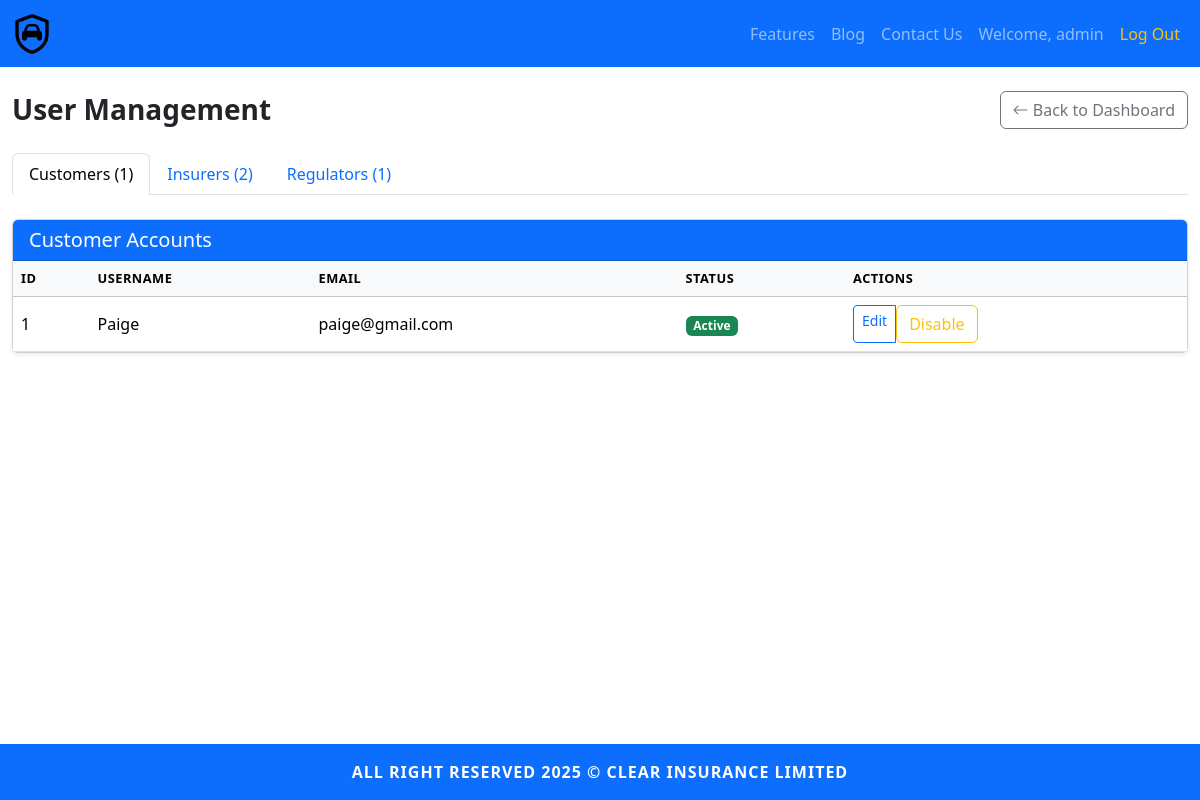
/admin/user-management (signed in), run on an earlier commit of the app's database.
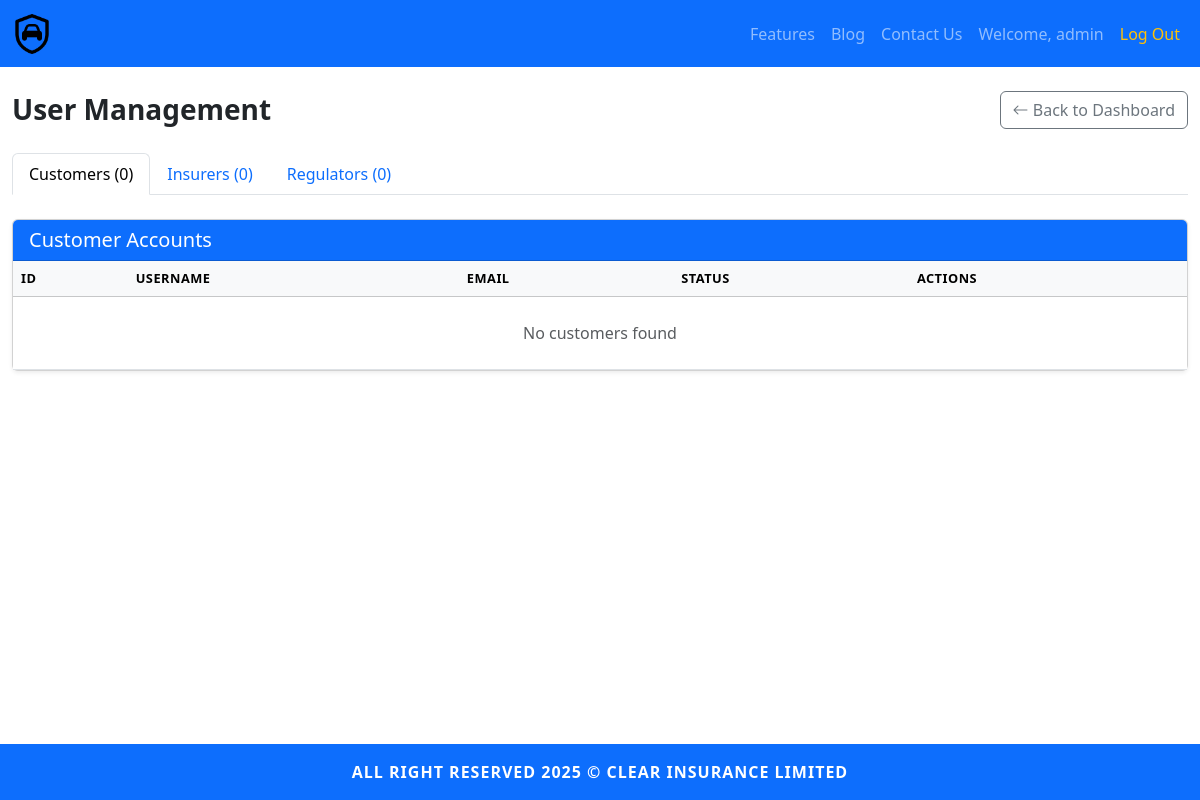
And on a later commit of the database.
### models.py (models this page shows, shortened)
class Customer(UserMixin, db.Model):
	id = db.Column(db.Integer, primary_key=True)
	username = db.Column(db.String(150), unique=True, nullable=False)
	email = db.Column(db.String(150), unique=True, nullable=False)
	password = db.Column(db.String(256), nullable=False)
	is_active = db.Column(db.Boolean, default=True, nullable=False)

### app.py (the view)
@app.route('/admin/user-management')
@login_required
@admin_required
def user_management():
	customers = Customer.query.all()
	insurers = Insurer.query.all()
	regulators = Regulator.query.all()
	return render_template('admin/usermanagement.html', customers=customers, insurers=insurers, regulators=regulators)

### app.py (called while the page is built)
@login_manager.user_loader
def load_user(user_id):
	if '_' not in user_id:
		return None
	user_type, user_pk = user_id.split('_', 1)
	model_map = {
		'admin': Admin,
		'customer': Customer,
		'insurer': Insurer,
		'regulator': Regulator
	}
	model = model_map.get(user_type)
	if model:
		return model.query.get(int(user_pk))
	return None

### templates/admin/usermanagement.html (shortened to what this page needs)
{% extends 'base.html' %}
{% block content %}
<div class="container-fluid py-4">
	<div class="d-flex justify-content-between align-items-center mb-4">
		<h3 class="fw-bold mb-0">User Management</h3>
		<a href="{{ url_for('admin_dashboard') }}" class="btn btn-outline-secondary">
			<i class="bi bi-arrow-left"></i> Back to Dashboard
		</a>
	</div>
	<ul class="nav nav-tabs mb-4" id="userTabs" role="tablist">
		<li class="nav-item" role="presentation">
			<button class="nav-link active" id="customers-tab" data-bs-toggle="tab" data-bs-target="#customers" type="button" role="tab">
				Customers ({{ customers|length }})
			</button>
		</li>
		<li class="nav-item" role="presentation">
			<button class="nav-link" id="insurers-tab" data-bs-toggle="tab" data-bs-target="#insurers" type="button" role="tab">
				Insurers ({{ insurers|length }})
			</button>
		</li>
		<li class="nav-item" role="presentation">
			<button class="nav-link" id="regulators-tab" data-bs-toggle="tab" data-bs-target="#regulators" type="button" role="tab">
				Regulators ({{ regulators|length }})
			</button>
		</li>
	</ul>
	<div class="tab-content" id="userTabsContent">
		<div class="tab-pane fade show active" id="customers" role="tabpanel">
			<div class="card shadow-sm">
				<div class="card-header bg-primary text-white">
					<h5 class="mb-0">Customer Accounts</h5>
				</div>
				<div class="card-body p-0">
					<div class="table-responsive">
						<table class="table table-hover mb-0 align-middle">
							<thead class="table-light">
								<tr>
									<th>ID</th>
									<th>Username</th>
									<th>Email</th>
									<th>Status</th>
									<th>Actions</th>
								</tr>
							</thead>
							<tbody>
								{% for customer in customers %}
								<tr>
									<td>{{ customer.id }}</td>
									<td>{{ customer.username }}</td>
									<td>{{ customer.email }}</td>
									<td>
										{% if customer.is_active %}
										<span class="badge bg-success">Active</span>
										{% else %}
										<span class="badge bg-danger">Disabled</span>
										{% endif %}
									</td>
									<td>
										<div class="btn-group btn-group-sm" role="group">
											<a href="{{ url_for('edit_user', user_type='customer', user_id=customer.id) }}" class="btn btn-outline-primary">Edit</a>
											{% if customer.is_active %}
											<form method="POST" action="{{ url_for('toggle_user_status', user_type='customer', user_id=customer.id) }}" style="display:inline;">
												<button type="submit" class="btn btn-outline-warning">Disable</button>
											</form>
											{% else %}
											<form method="POST" action="{{ url_for('toggle_user_status', user_type='customer', user_id=customer.id) }}" style="display:inline;">
												<button type="submit" class="btn btn-outline-success">Enable</button>
											</form>
											{% endif %}
										</div>
									</td>
								</tr>
								{% else %}
								<tr>
									<td colspan="5" class="text-center text-muted py-4">No customers found</td>
								</tr>
								{% endfor %}
							</tbody>
						</table>
					</div>
				</div>
			</div>
		</div>
	</div>
</div>
{% endblock %}

What changed in the data, as far as the page shows it:
removed Customer: id "1", username "Paige", email "paige@gmail.com", is_active "Active"
Also different on the page:
{{ customers|length }}: "1" → "0"
{{ insurers|length }}: "2" → "0"
{{ regulators|length }}: "1" → "0"
text now shown: "No customers found"
